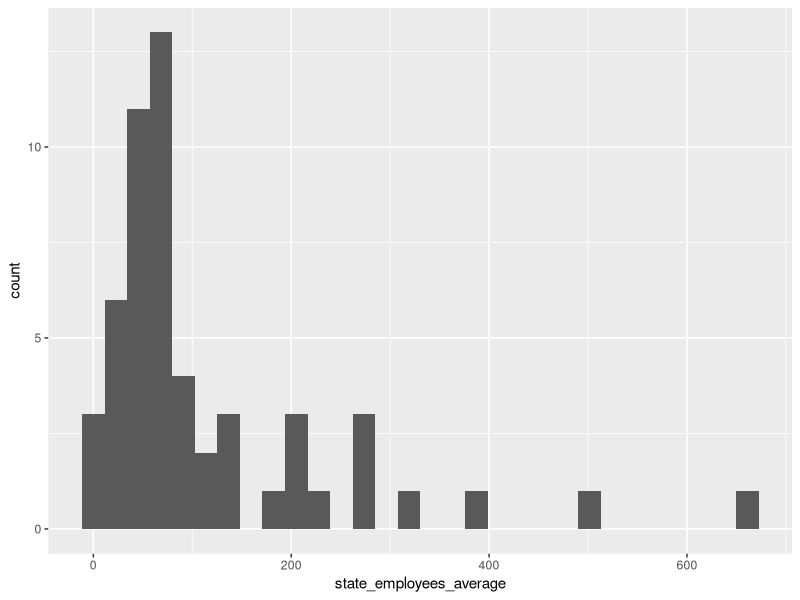
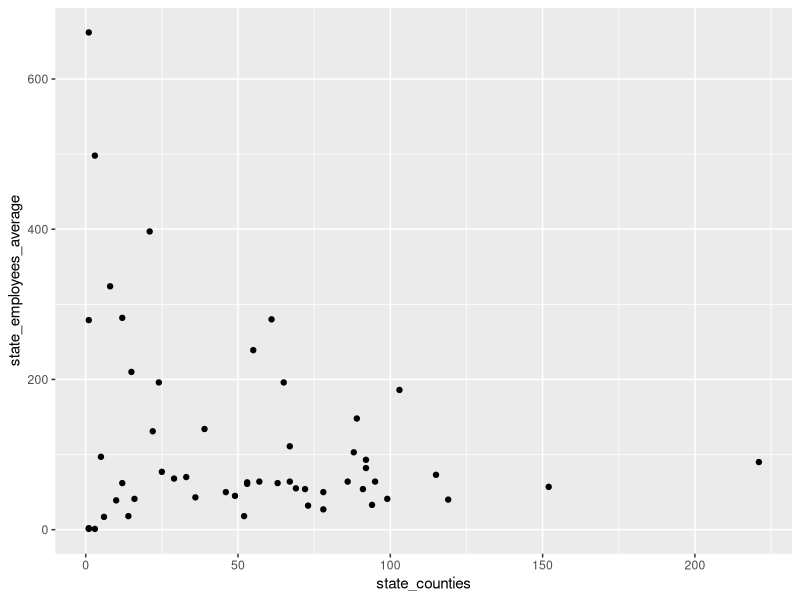
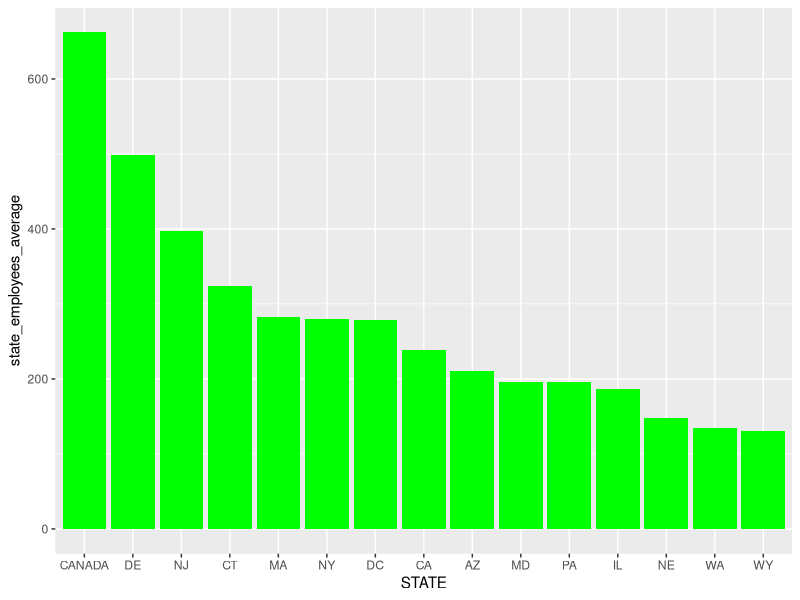
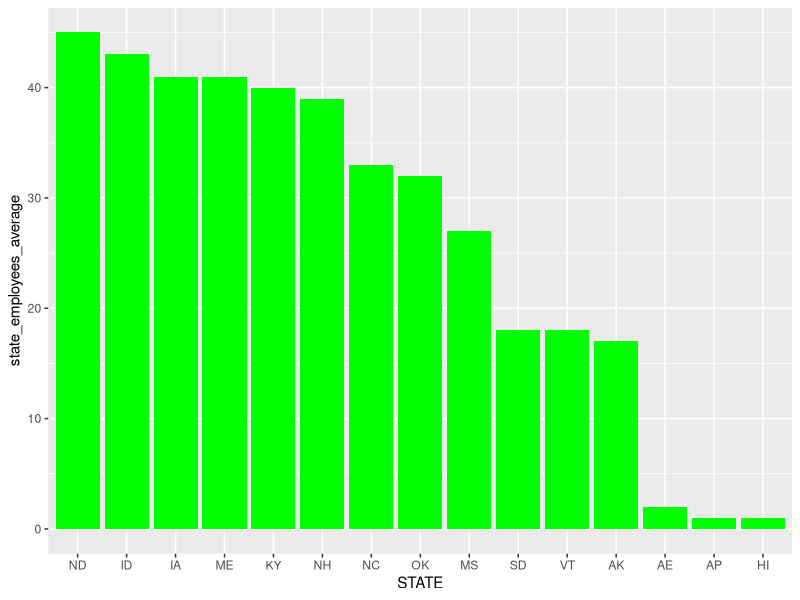

Write the R code that produced these figures, in order.
## ---- chunk 1
#| label: setup
#| warning: false
#| message: false

library(tidyverse)
library(ggplot2)
library(readxl)
library(lattice)

knitr::opts_chunk$set(echo = TRUE, warning=FALSE, message=FALSE)
## ---- chunk 2
data <-read_xls("./_data/StateCounty2012.xls",
                skip = 4,
                col_names= c("STATE", "_trash",  "COUNTY",
                          "_trash", "EMPLOYEES"))%>%
  select(!contains("_trash"))%>%
  filter(!str_detect(STATE, "Total"))

data<-head(data, -2)%>%
  mutate(COUNTY = ifelse(STATE=="CANADA", "CANADA", COUNTY))

data


## ---- chunk 3
railroad_summaries <- data %>%
  group_by(STATE) %>%
  summarise("state_employees_average" = round(sum(EMPLOYEES)/ n_distinct(COUNTY)),
         "state_counties"= n_distinct(COUNTY)) 
railroad_summaries

## ---- chunk 4
ggplot(railroad_summaries, aes(state_employees_average))+
  geom_histogram()
## ---- chunk 5
ggplot(railroad_summaries, aes(state_counties,state_employees_average))+
  geom_point()
## ---- chunk 6
railroad_summaries %>% 
  arrange(desc(state_employees_average)) %>%
  slice(1:15) %>%
  ggplot(aes(reorder(STATE,-state_employees_average),state_employees_average))+
  geom_col(fill="green")+
  labs(x="STATE")
## ---- chunk 7
railroad_summaries %>% 
  arrange((state_employees_average)) %>%
  slice(1:15) %>%
  ggplot(aes(reorder(STATE,-state_employees_average),state_employees_average))+
  geom_col(fill="green")+
  labs(x="STATE")
